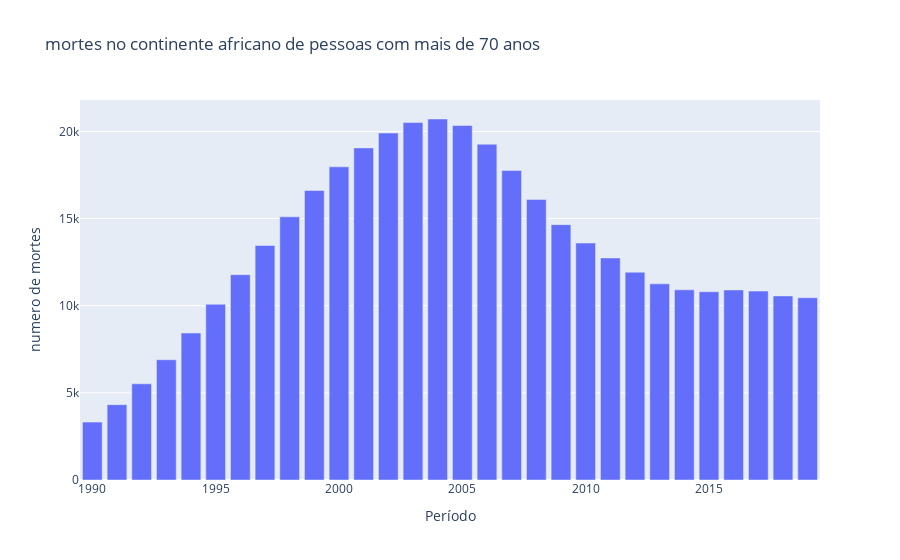

Here is the notebook cell this chart was saved with:
### Code cell
data = [go.Bar(x=africa_df['Year'].values,
               y=soma_por_ano_africa['Deaths - HIV/AIDS - Sex: Both - Age: 70+ years (Number)'])]
               

#criando layout
configuracoes_layout = go.Layout(title='mortes no continente africano de pessoas com mais de 70 anos',
                                 yaxis={'title': 'numero de mortes'},
                                 xaxis={'title': 'Período'})

#objeto figura

fig = go.Figure(data=data, layout=configuracoes_layout)

#plotando o grafico
py.iplot(fig)

### Figure 1 — Plotly figure (JSON) as saved in the notebook; plotly's stock layout.template omitted (floating-point values rounded to 4 significant figures; data arrays with more than 128 entries replaced by an {"elided": "..."} marker saying what was removed)
{"data": [{"type": "bar", "x": {"elided": "1500 int values"}, "y": [3321, 4323, 5518, 6900, 8434, 10082, 11780, 13457, 15100, 16609, 17966, 19055, 19906, 20506, 20712, 20336, 19265, 17761, 16092, 14649, 13594, 12740, 11923, 11255, 10910, 10802, 10906, 10839, 10562, 10459]}], "layout": {"title": {"text": "mortes no continente africano de pessoas com mais de 70 anos"}, "xaxis": {"title": {"text": "Período"}}, "yaxis": {"title": {"text": "numero de mortes"}}}}
